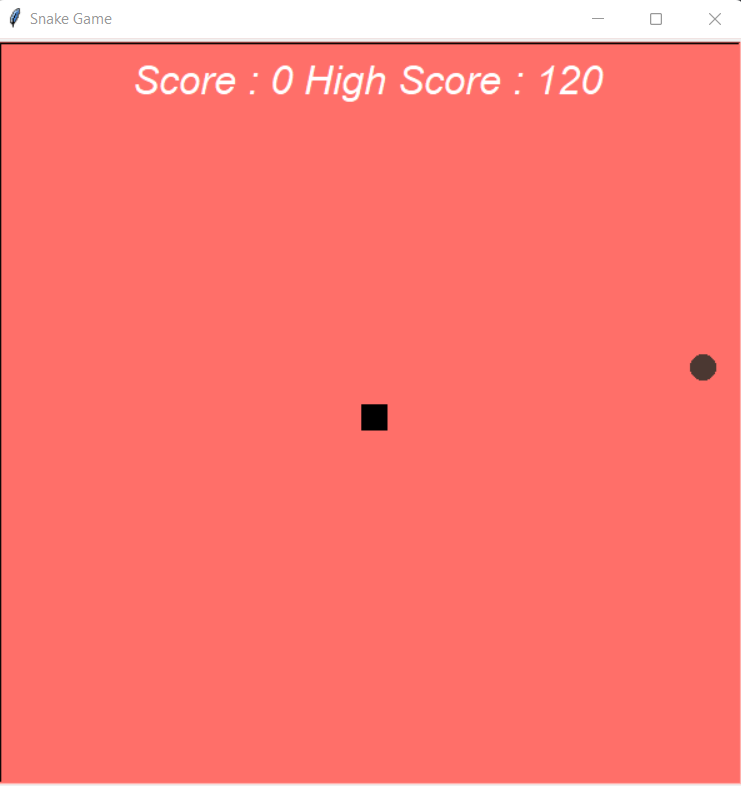

This figure's Python source:
import turtle
import time
import random

ARIAL_ITALIC = "arial", 24, "italic"


delay = 0.1
score = 0
high_score = 0
  
# Creating a window screen
wn = turtle.Screen()
wn.title("Snake Game")
wn.colormode(255)
wn.bgcolor(255,111,105)
# the width and height can be put as user's choice
wn.setup(width=600, height=600)
wn.tracer(0)
  
# head of the snake
head = turtle.Turtle()
head.shape("square")
head.color("black")
head.penup()
head.goto(0, 0)
head.direction = "Stop"
  
# food in the game
food = turtle.Turtle()
colour = (75,56,50)
shapes = random.choice(['square', 'triangle', 'circle'])
food.speed(0)
food.shape(shapes)
food.color(colour)
food.penup()
food.goto(0, 100)
  
pen = turtle.Turtle()
pen.speed(0)
pen.shape("square")
pen.color("white")
pen.penup()
pen.hideturtle()
pen.goto(0, 250)
pen.write("Score : 0  High Score : 0", align="center",
          font=(ARIAL_ITALIC))
  
  
  
# assigning key directions
def goup():
    if head.direction != "down":
        head.direction = "up"
  
  
def godown():
    if head.direction != "up":
        head.direction = "down"
  
  
def goleft():
    if head.direction != "right":
        head.direction = "left"
  
  
def goright():
    if head.direction != "left":
        head.direction = "right"
  
  
def move():
    if head.direction == "up":
        y = head.ycor()
        head.sety(y+20)
    if head.direction == "down":
        y = head.ycor()
        head.sety(y-20)
    if head.direction == "left":
        x = head.xcor()
        head.setx(x-20)
    if head.direction == "right":
        x = head.xcor()
        head.setx(x+20)
  
  
          
wn.listen()
wn.onkeypress(goup, "w")
wn.onkeypress(godown, "s")
wn.onkeypress(goleft, "a")
wn.onkeypress(goright, "d")
  
segments = []
  
  
  
# Main Gameplay

while True:
    wn.update()
    if head.xcor() > 290 or head.xcor() < -290 or head.ycor() > 290 or head.ycor() < -290:
        time.sleep(1)
        head.goto(0, 0)
        head.direction = "Stop"
        colour = (75,56,50)
        shapes = random.choice(['square', 'circle'])
        for segment in segments:
            segment.goto(1000, 1000)
        segments.clear()
        score = 0
        delay = 0.1
        pen.clear()
        pen.write("Score : {} High Score : {} ".format(
            score, high_score), align="center", font=(ARIAL_ITALIC))
    if head.distance(food) < 20:
        x = random.randint(-270, 270)
        y = random.randint(-270, 270)

        food.goto(x, y)
  
        # Adding segment
        new_segment = turtle.Turtle()
        new_segment.speed(0)
        new_segment.shape("square")
        new_segment.color(255,244,230)  # tail colour
        new_segment.penup()
        segments.append(new_segment)
        delay -= 0.001
        score += 10
        if score > high_score:
            high_score = score
        pen.clear()
        pen.write("Score : {} High Score : {} ".format(
            score, high_score), align="center", font=(ARIAL_ITALIC))
    # Checking for head collisions with body segments
    for index in range(len(segments)-1, 0, -1):
        x = segments[index-1].xcor()
        y = segments[index-1].ycor()
        segments[index].goto(x, y)
    if len(segments) > 0:
        x = head.xcor()
        y = head.ycor()
        segments[0].goto(x, y)
    move()
    for segment in segments:
        if segment.distance(head) < 20:
            time.sleep(1)
            head.goto(0, 0)
            head.direction = "stop"
            colour = (75,56,50)
            shapes = random.choice(['square', 'circle'])
            for segment in segments:
                segment.goto(1000, 1000)
            segments.clear()
  
            score = 0
            delay = 0.1
            pen.clear()
            pen.write("Score : {} High Score : {} ".format(
                score, high_score), align="center", font=(ARIAL_ITALIC))
    time.sleep(delay)

wn.mainloop()
